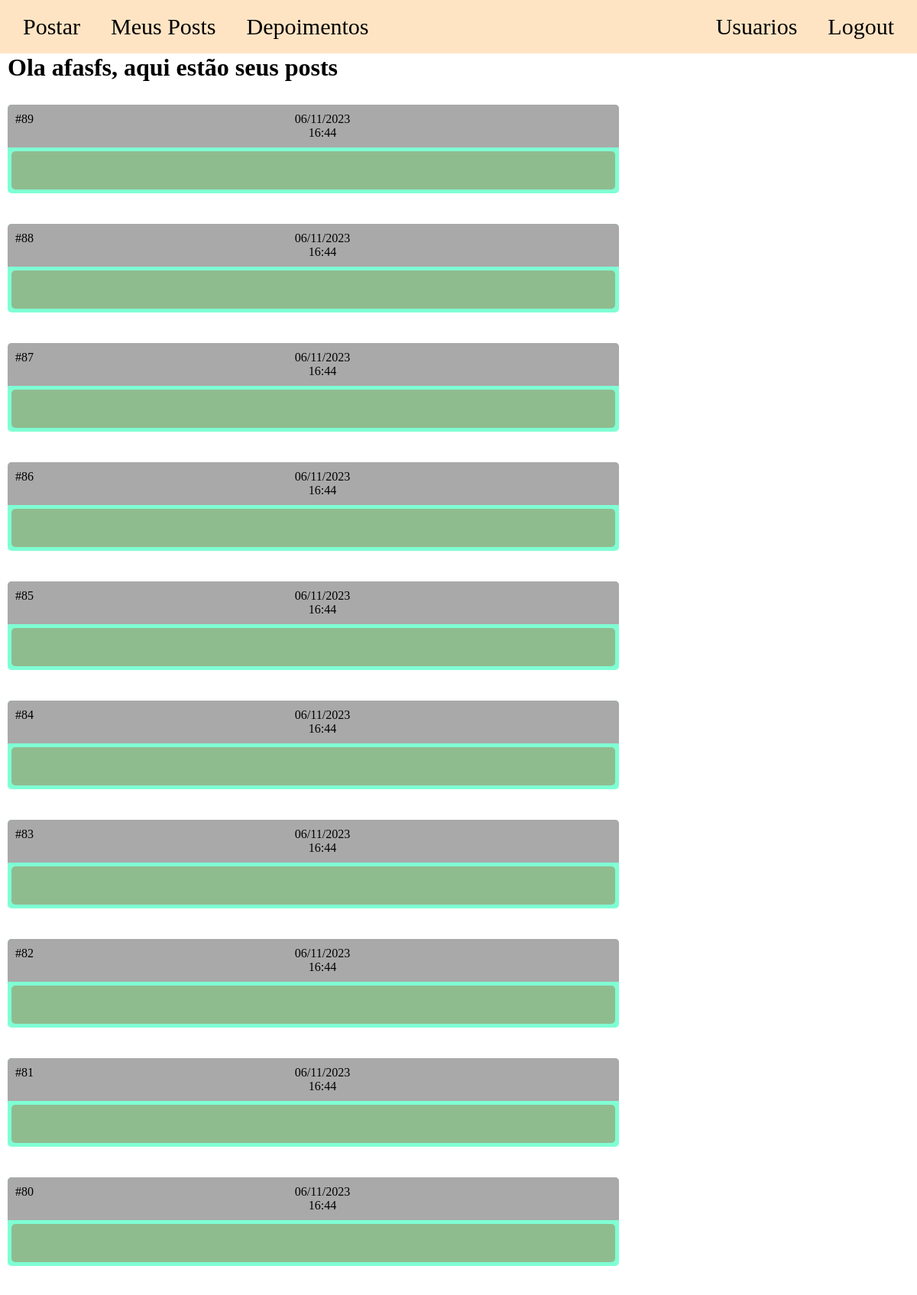
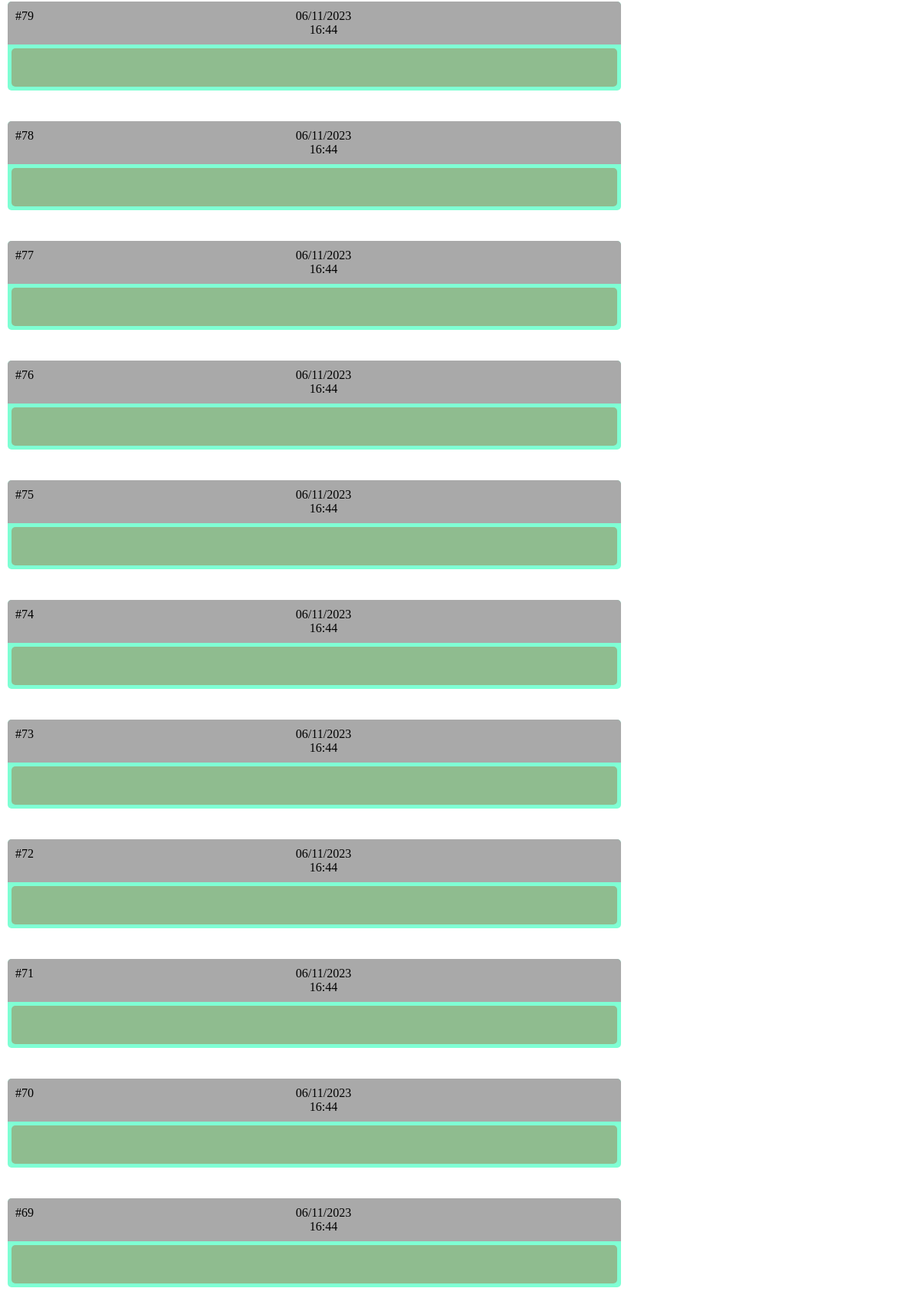
The app's page /posts (signed in, upper part) with its own data (2 pictures, top to bottom).
### models.py (models this page shows)
class Post(db.Model):
    id = Column(Integer, primary_key=True, autoincrement=True)
    de = Column(ForeignKey("Usuario.usuario"))
    para = Column(ForeignKey("Usuario.usuario"))
    conteudo = Column(String)
    criado_em = Column(DateTime, default=datetime.now)

### app.py (the view)
@app.route('/posts')
@login_required
def posts():
    user = session['logado']
    posts = Post.query.filter_by(
        de=user['usuario'],  #de usuario logado
        para=user['usuario'] #para usuario logado
    ).order_by(
        Post.criado_em.desc(), #ordenando em ordem decrescente
    ).all() #recupera todos os posts, sendo assim, uma lista de posts
    return render_template('profile/posts.html', user=user, posts=posts)

### app.py (called while the page is built)
def login_required(funcao):
    @wraps(funcao)
    def inner(*args, **kwargs):
        if 'logado' in session:
            return funcao(*args, **kwargs)
        else:
            return redirect(url_for('login'))
    return inner

### templates/profile/posts.html (shortened to what this page needs)
<!DOCTYPE html>
<html lang="pt-BR">
<head>
    <link rel="stylesheet" href="/static/css/page.css">
</head>
<body>
    <nav>
        <div class="wrapper">
            <a href="/postar">Postar</a>
            <a href="/posts">Meus Posts</a>
            <a href="/depoimentos">Depoimentos</a>
        </div>
        <div class="wrapper">
            <a href="/listar/usuarios">Usuarios</a>
            <a href="/logout">Logout</a>
        </div>
    </nav>
    <main>
        <h1>Ola {{ user['nome']}}, aqui estão seus posts </h1>
        <div class="posts">
            {% for post in posts %}
                <div class="post">
                    <div class="post-header">
                        <div class="left-side">
                            <div class="post-id">
                                <p>#{{ post.id }}</p>
                            </div>
                        </div>
                        <div class="right-side">
                            <div class="time">
                                <p>{{ post.criado_em.strftime("%d/%m/%Y") }}</p>
                                <p>{{ post.criado_em.strftime("%H:%M") }}</p>
                            </div>
                        </div>
                    </div>
                    <pre style="text-wrap: wrap;" class="content">{{ post.conteudo }}</pre>
                </div>
            {% endfor %}
        </div>
    </main>
</body>
</html>

### static/css/page.css (style rules this page uses)
:root { --altura-nav: 70px; }
* { margin: 0; box-sizing: border-box; }
nav { display: flex; align-items: center; position: fixed; margin: 0; height: var(--altura-nav); left: 0px; top: 0px; width: 100%; background-color: bisque; justify-content: space-between; }
nav .wrapper { display: flex; gap: 40px; margin: 0px 30px; }
main { padding: 10px; padding-top: var(--altura-nav); }
nav a { font-size: 30px; text-decoration: none; color: black; }
.post { display: flex; flex-direction: column; width: 800px; background-color: aquamarine; border-radius: 5px; overflow: hidden; }
.left-side { display: flex; gap: 10px; }
.post-header { display: flex; justify-content: space-between; align-items: flex-start; background-color: darkgray; padding: 10px; }
.posts { margin-top: 30px; display: flex; flex-direction: column; gap: 40px; width: 100%; }
.time { text-align: center; }
.content { background-color: darkseagreen; text-wrap: wrap; margin: 5px; min-height: 50px; border-radius: 5px; padding: 10px; }

### records on screen
Post: id "89", criado_em "06/11/2023", criado_em "16:44"
Post: id "88", criado_em "06/11/2023", criado_em "16:44"
Post: id "87", criado_em "06/11/2023", criado_em "16:44"
Post: id "86", criado_em "06/11/2023", criado_em "16:44"
Post: id "85", criado_em "06/11/2023", criado_em "16:44"
Post: id "84", criado_em "06/11/2023", criado_em "16:44"
Post: id "83", criado_em "06/11/2023", criado_em "16:44"
Post: id "82", criado_em "06/11/2023", criado_em "16:44"
Post: id "81", criado_em "06/11/2023", criado_em "16:44"
Post: id "80", criado_em "06/11/2023", criado_em "16:44"
Post: id "79", criado_em "06/11/2023", criado_em "16:44"
Post: id "78", criado_em "06/11/2023", criado_em "16:44"
Post: id "77", criado_em "06/11/2023", criado_em "16:44"
Post: id "76", criado_em "06/11/2023", criado_em "16:44"
Post: id "75", criado_em "06/11/2023", criado_em "16:44"
Post: id "74", criado_em "06/11/2023", criado_em "16:44"
Post: id "73", criado_em "06/11/2023", criado_em "16:44"
Post: id "72", criado_em "06/11/2023", criado_em "16:44"
Post: id "71", criado_em "06/11/2023", criado_em "16:44"
Post: id "70", criado_em "06/11/2023", criado_em "16:44"
Post: id "69", criado_em "06/11/2023", criado_em "16:44"

### other values on screen
{{ user['nome'] }} "afasfs"
